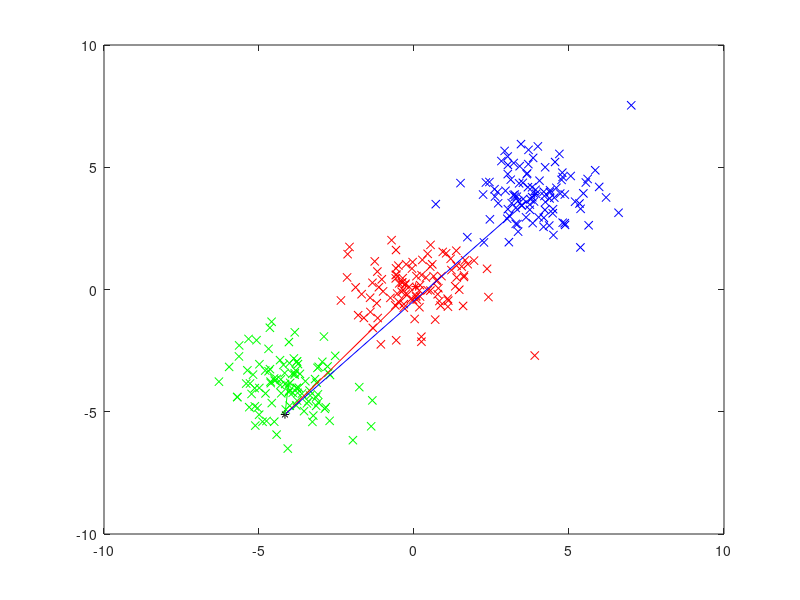

Write MATLAB code to recreate this figure.
clc; clear; close all;

labels = ['r'; 'b'; 'g'];

cloud1 = randn(2,100);
cloud2 = 4 + randn(2,100);
cloud3 = -4 + randn(2,100);

point = 16 * (rand(2,1) - 0.5);

centroid1 = sum(cloud1,2) / size(cloud1,2);
centroid2 = sum(cloud2,2) / size(cloud2,2);
centroid3 = sum(cloud3,2) / size(cloud3,2);

cloud1 = [cloud1; 1*ones(1,size(cloud1,2))];
cloud2 = [cloud2; 2*ones(1,size(cloud2,2))];
cloud3 = [cloud3; 3*ones(1,size(cloud3,2))];

data = [cloud1 cloud2 cloud3];

plot(cloud1(1,:), cloud1(2,:), 'rx'); hold on;
plot(cloud2(1,:), cloud2(2,:), 'bx');
plot(cloud3(1,:), cloud3(2,:), 'gx');

plot(point(1,1), point(2,1), 'k*');

plot(centroid1(1,1), centroid1(2,1), 'r*');
plot(centroid2(1,1), centroid2(2,1), 'b*');
plot(centroid3(1,1), centroid3(2,1), 'g*');

centroids = [centroid1 centroid2 centroid3];

plot([point(1,1) centroid1(1,1)],[point(2,1) centroid1(2,1)],'r');
plot([point(1,1) centroid2(1,1)],[point(2,1) centroid2(2,1)],'b');
plot([point(1,1) centroid3(1,1)],[point(2,1) centroid3(2,1)],'g');

distances = [];
for i = 1:length(centroids)
    diff = centroids(:,i) - point;
    dist = sqrt(diff' * diff);
    distances = [distances dist];
end

labels(find(min(distances) == distances))